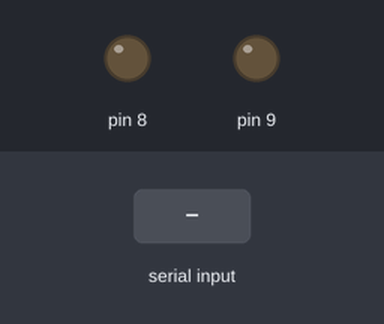
Bench run of a sketch on a simulated Arduino Uno, built with avr-gcc and run on an emulated ATmega328P. Parts: output pins drawn as LEDs (lit = HIGH). The inputs (shaded band) are chosen by the test bench. What the sketch prints to the serial monitor is not drawn.

Above: at 1.2 s.
1.3 s: "0\n" received over Serial
At 1.7 s:
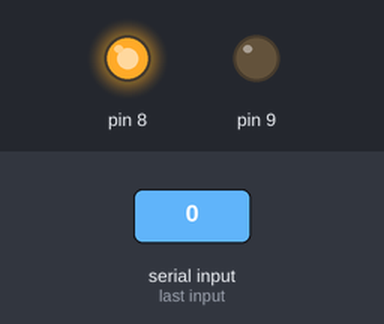
3.3 s: "1\n" received over Serial
4.8 s: "2\n" received over Serial
Timing chart, 0 to 7.8 s (numbered marks = the images above; inputs shaded):
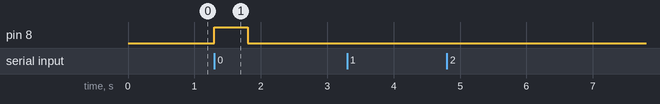

Measured:
- after the input at 1.3 s, pin 8: LOW → HIGH at once, → LOW 0.50 s later
- after the input at 3.3 s, every drawn part: stays the same
- after the input at 4.8 s, every drawn part: stays the same

The sketch:

serial_test_arduino.ino
```cpp
void setup() {
    Serial.begin(9600);
    pinMode(8, OUTPUT);
    digitalWrite(8, LOW);
    pinMode(9, OUTPUT);
    digitalWrite(9, LOW);
}

void flash_led(int pin_num) {
    digitalWrite(pin_num, HIGH);
    delay(500);
    digitalWrite(pin_num, LOW);
}

int cnt;
String line = "";

void loop() {
    if (Serial.available() > 0) {
        line = Serial.readStringUntil('\n');
        if(line == "-1") {
            ;
        }
        if(line == "0") {
            flash_led(8);
        }
        if(line == "1") {
            Serial.println("Echo!");
        }
        if(line == "2") {
            Serial.println("Exiting!");
            Serial.end();
        }
        line = "";
    }
}
```
